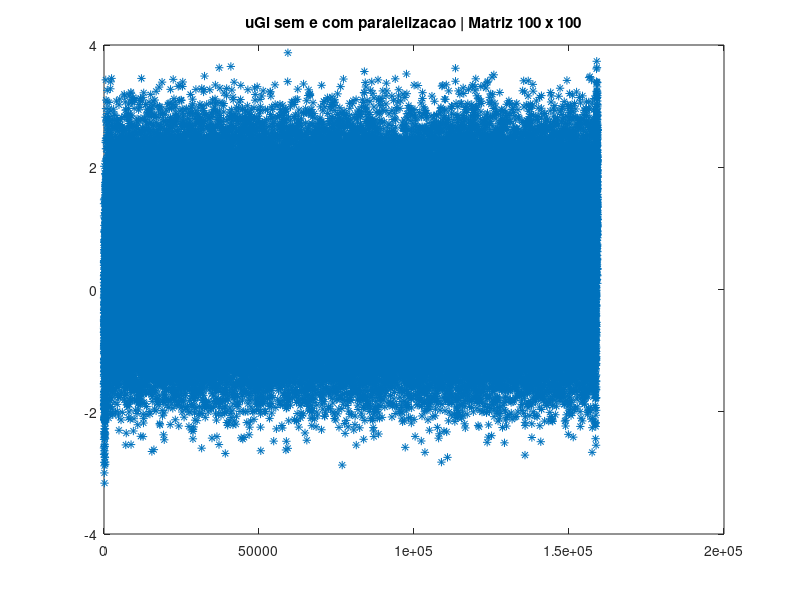

Write MATLAB code to recreate this figure.
# Codigo ira plotar dados resultantes do codigo fortran
# com e sem paralelizacao
# Autor: Fernando Emilio Puntel

# Plot sem paralelizacao
 load uGl.txt;
 who;            
 uGl;

# Plot com paralelizacao
 load uGlParalelizado.txt;
 who;            
 uGlParalelizado;
 
 
 figure(1)
  clf ()
 plot(uGl, '+')
  plot(uGlParalelizado, '*')
title('uGl sem e com paralelizacao | Matriz 100 x 100')
  